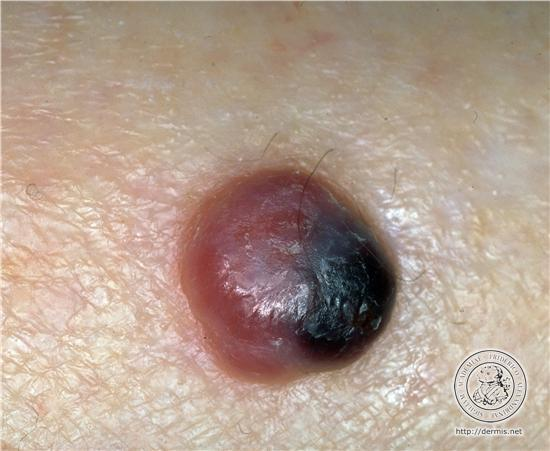
#> input picture dermacv/CVCode/NM1_orig.jpg, 550 x 451 px, given in place of NM1_orig.jpg_contour.png, which was not available
$ python Asymmetry.py NM1_orig.jpg
#> lines starting #> are read from the running program, lines starting #| are printed output that depends on the picture
import numpy as np
import cv2
import math

def calcB(img, x, y, angle):

    B1=B2=0

    for i in range(img.shape[0]):
        for j in range(img.shape[1]):
            val = j-angle*(i-x)-y
            if val>0:
                B1=B1+1
            else :
                B2=B2+1

    return B1, B2

def calculateFeatures(filename):

#> called with filename = 'NM1_orig.jpg'
    filename=filename+'_contour.png'
    original=cv2.imread(filename, cv2.IMREAD_UNCHANGED)
#> original is the input picture: shape (451, 550, 3); mean B, G, R 142.7, 157.1, 177.4

    ret,thresh = cv2.threshold(original,127,255,0)
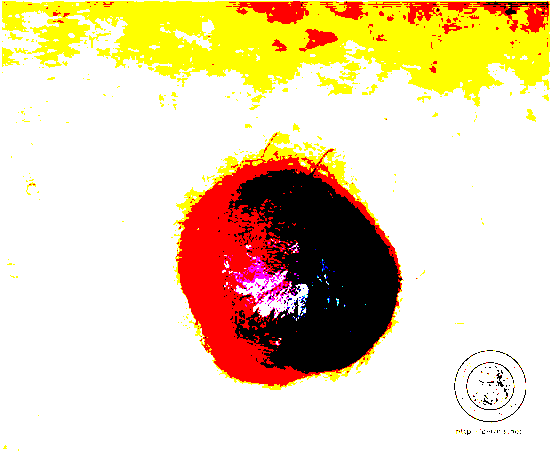
#> thresh: shape (451, 550, 3); mean B, G, R 176.1, 211.8, 232.3
#> (the run stopped early here; a loop or call above may not have finished)

$ run again, on dermacv/CVCode/NM2_orig.jpg
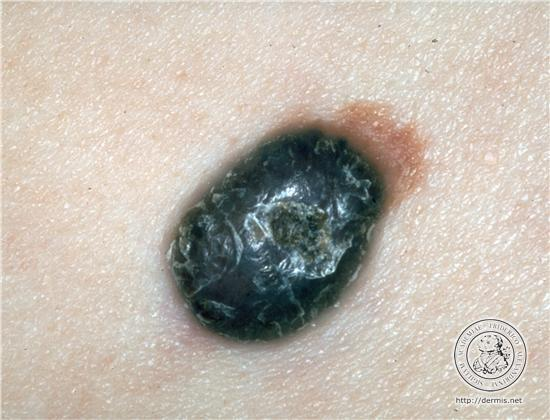
#> input picture dermacv/CVCode/NM2_orig.jpg, 550 x 420 px, given in place of NM2_orig.jpg_contour.png, which was not available
#> in calculateFeatures, original is the input picture: shape (420, 550, 3); mean B, G, R 173.3, 183.1, 190.3
#> in calculateFeatures, `ret,thresh = cv2.threshold(original,127,255,0)`:
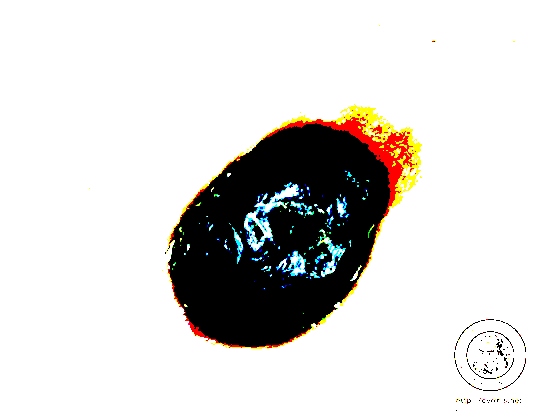
#> thresh: shape (420, 550, 3); mean B, G, R 213.5, 215.9, 217.2

$ run again, on dermacv/CVCode/SSM12_orig.jpg
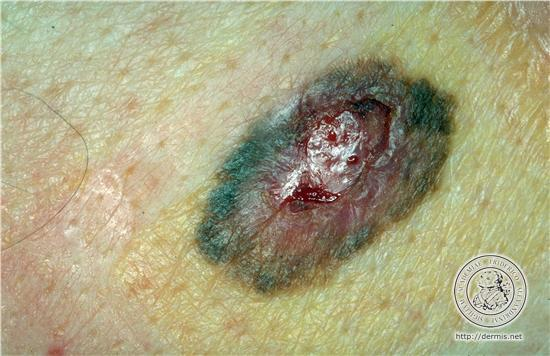
#> input picture dermacv/CVCode/SSM12_orig.jpg, 550 x 356 px, given in place of SSM12_orig.jpg_contour.png, which was not available
#> in calculateFeatures, original is the input picture: shape (356, 550, 3); mean B, G, R 128.9, 164.4, 168.2
#> in calculateFeatures, `ret,thresh = cv2.threshold(original,127,255,0)`:
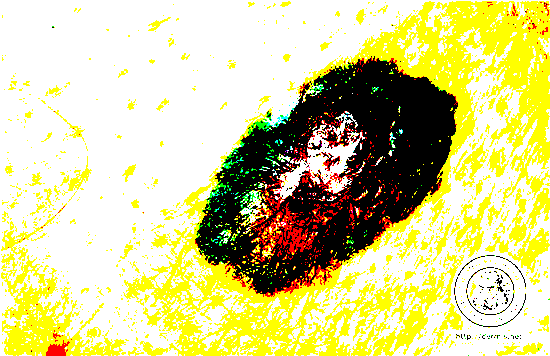
#> thresh: shape (356, 550, 3); mean B, G, R 148.1, 210.6, 214.8
